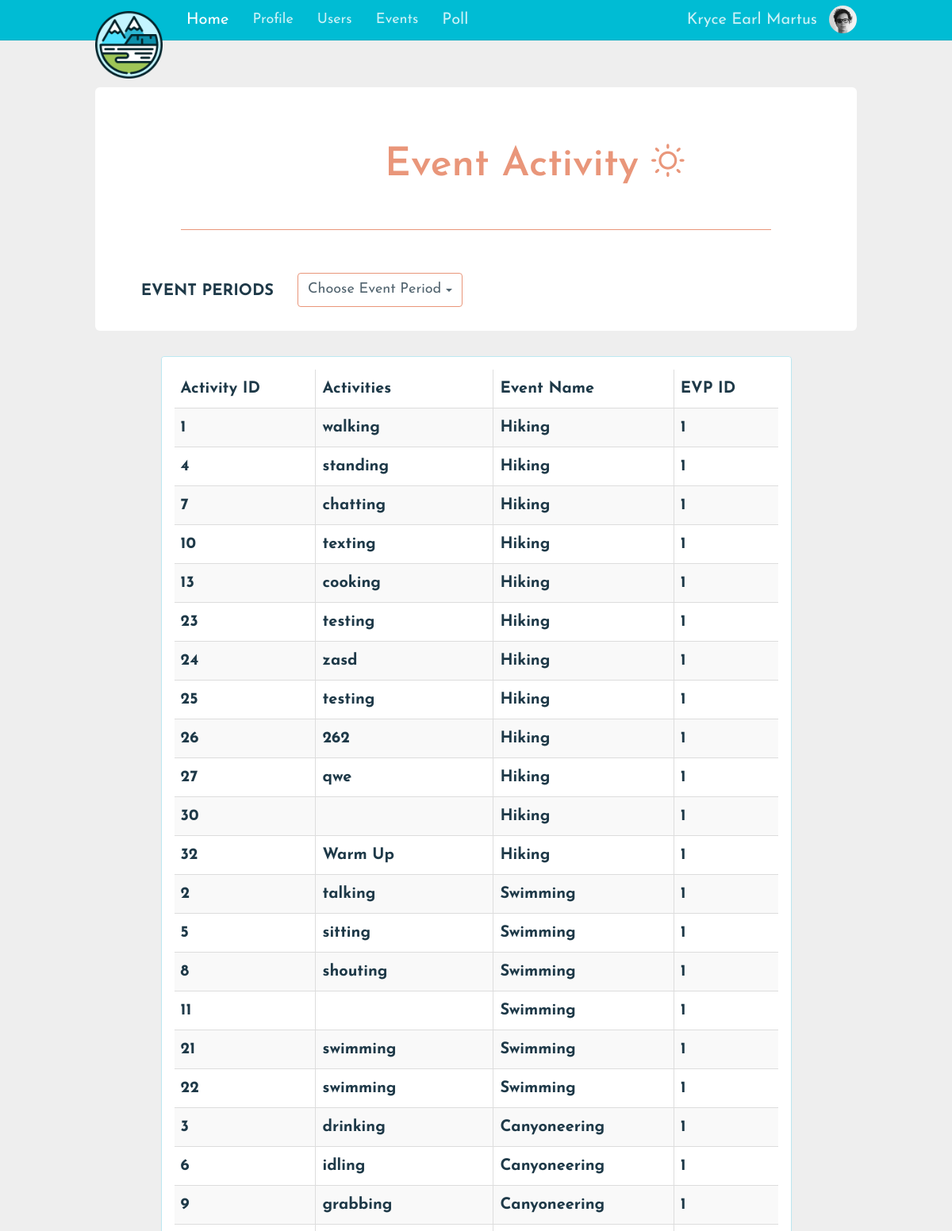
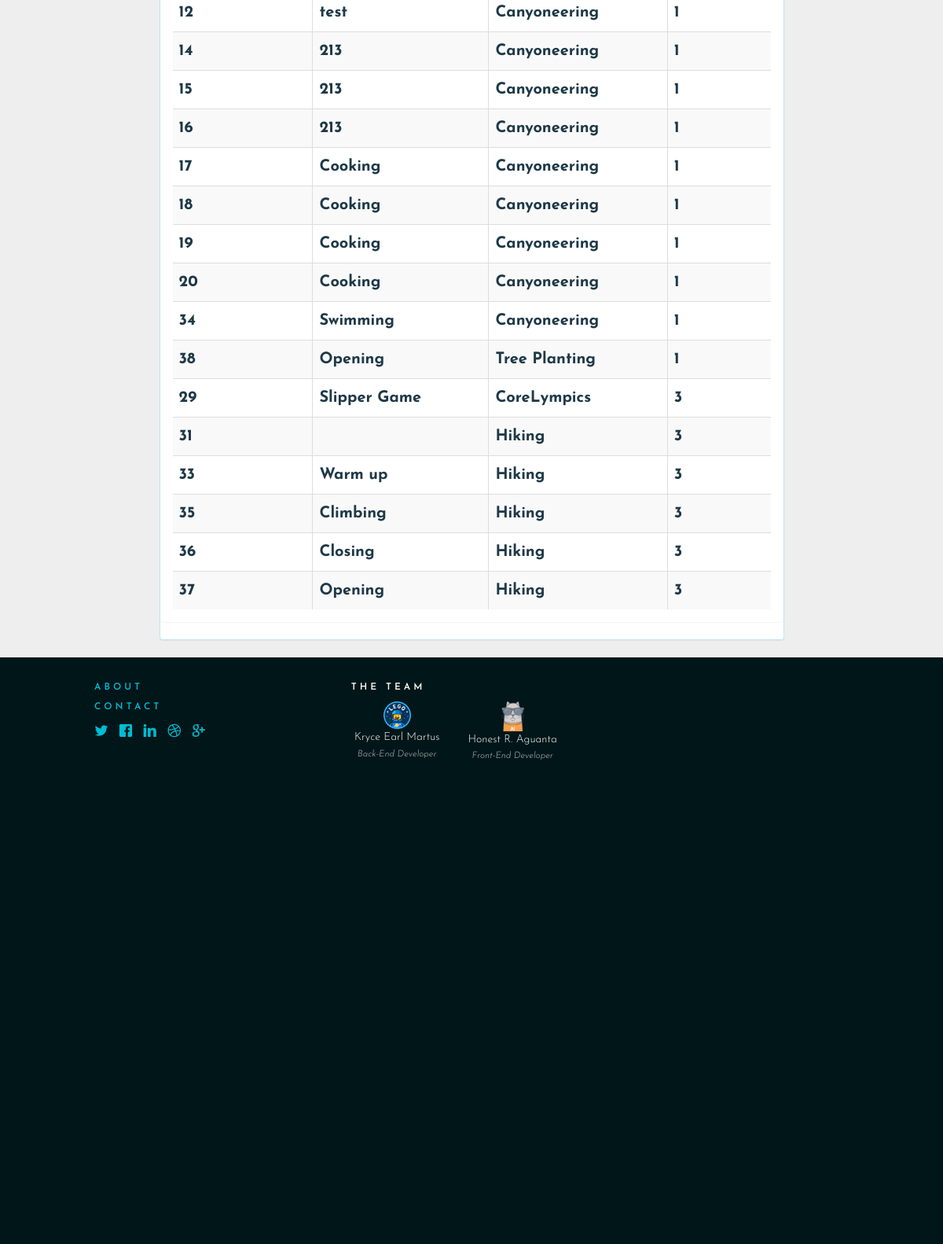
Screenshot of /Activity.php (signed in) with the database file from the repository (2 pictures, top to bottom).
### tables this page shows
CREATE TABLE `users` (
  `id` int(10) NOT NULL AUTO_INCREMENT COMMENT 'User ID',
  `user_type_id` int(10) DEFAULT NULL,
  `status_id` int(10) DEFAULT NULL,
  `first_name` varchar(255) DEFAULT NULL,
  `username` varchar(255) DEFAULT NULL,
  `password` varchar(255) DEFAULT NULL,
  `last_name` varchar(255) DEFAULT NULL,
  `middle_name` varchar(255) DEFAULT NULL,
  `profile_picture` text,
  PRIMARY KEY (`id`),
  KEY `user_type_id` (`user_type_id`),
  KEY `status_id` (`status_id`),
  CONSTRAINT `users_ibfk_1` FOREIGN KEY (`user_type_id`) REFERENCES `user_type` (`user_type_id`),
  CONSTRAINT `users_ibfk_2` FOREIGN KEY (`status_id`) REFERENCES `user_status` (`status_id`)
);

CREATE TABLE `activities` (
  `activity_id` int(10) NOT NULL AUTO_INCREMENT,
  `event_id` int(10) DEFAULT NULL,
  `name` varchar(255) DEFAULT NULL,
  PRIMARY KEY (`activity_id`),
  KEY `event_id` (`event_id`),
  CONSTRAINT `activities_ibfk_1` FOREIGN KEY (`event_id`) REFERENCES `events` (`event_id`)
);

CREATE TABLE `events` (
  `event_id` int(10) NOT NULL AUTO_INCREMENT,
  `evp_id` int(10) DEFAULT NULL,
  `name` varchar(255) DEFAULT NULL,
  `description` varchar(255) DEFAULT NULL,
  `location` text,
  `image` text,
  PRIMARY KEY (`event_id`),
  KEY `evp_id` (`evp_id`),
  CONSTRAINT `events_ibfk_1` FOREIGN KEY (`evp_id`) REFERENCES `event_voting_period` (`evp_id`)
);

### session.php (called while the page is built, shortened)
 <?php
if(!empty($_SESSION['user_id']))
{
$user_type=$_SESSION['user_type_id'];
include('class/userClass.php');
}
?>

### class/userClass.php (called while the page is built, shortened)
<?php
class userClass
{
  public function getUser($id)
  {
   try {
    $db = getDB();
    $st = $db->prepare("SELECT * FROM users WHERE id=:id");
    $st->bindParam("id", $id,PDO::PARAM_STR);
    $st->execute();
    $count=$st->rowCount();
    if($count)
    {
      $data = $st->fetch();
      return $data;
    }
    else
      return false;
  } catch (PDOException $e) {
  }
}
}
?>

### class/activityClass.php (called while the page is built, shortened)
<?php
class activityClass
{
     public function getAllActivities()
     {
          try {
               $db = getDB();
               $st = $db->prepare("SELECT DISTINCT events.`event_id` AS 'Event ID',events.`name` AS 'Event Name', activities.`activity_id` AS 'Activity ID',activities.`name` AS 'Activity Name',events.`evp_id` AS 'EVP ID'
                    FROM event_voting_period, EVENTS, activities
                    WHERE activities.`event_id`= events.`event_id` AND events.`evp_id` = event_voting_period.`evp_id`");
               $st->execute();
               $data=$st->fetchAll();
          } catch (PDOException $e) {
          }
          return $data;
     }
}
?>

### views/menubar/addActivity.php (the view, shortened to what this page needs)
<?php
require_once'views/layouts/header.php';
require_once'views/layouts/nav.php';
include('class/activityClass.php');
$activityClass = new activityClass();
$activities = $activityClass->getAllActivities();
if(!isset($_GET['evp_id']))
{
	$evpTitle="Choose Event Period";
}
?>
<div class="container p-t-lg">
	<form method="post" name="addActivityy" class="form-horizontal" role="form">
		<br>
		<h2 style="font-size: 50px; color: darksalmon; ">
			Event Activity <span class="icon icon-light-up"></span>
		</h2>
		<hr style="border-color:darksalmon;"">
		<br>
		<div class="form-group">
			<label class="col-sm-3 control-label">EVENT PERIODS</label>
			<div class="dropdown col-sm-4">
				<button class="btn btn-default dropdown-toggle" type="button" id="dropdownEvent" data-toggle="dropdown" aria-haspopup="true" aria-expanded="true" style="border-color: darksalmon;">
					<?php echo $evpTitle ?>
					<span class="caret"></span>
				</button>
			</div>
		</div>
	</form>
	<br>
	<div class="row">
		<div class="form col-sm-10 col-sm-offset-1">
			<div class="panel panel-info">
				<div class="panel panel-body">
					<table id="act" class="table table-striped table-bordered dt-responsive nowrap" cellspacing="0" width="100%">
						<?php
						if(!isset($_GET['id'])&&!isset($_GET['evp_id']))
							{ ?>
						<thead>
							<tr>
								<th>Activity ID</th>
								<th>Activities</th>
								<th>Event Name</th>
								<th>EVP ID</th>
							</tr>
						</thead>
						<tbody>
							<?php foreach($activities as $activity)
							{ ?>
							<tr>
								<th><?php echo $activity['Activity ID'];?></th>
								<th><?php echo $activity['Activity Name']; ?></th>
								<th><?php echo $activity['Event Name']; ?></th>
								<th><?php echo $activity['EVP ID']; ?></th>
							</tr>
							<?php } ?>
						</tbody>
					<?php } ?>
				</table>
			</div>
		</div>
	</div>
</div>
</div>
<?php
require_once 'views/layouts/footer.php';
?>

### Activity.php (shortened to what this page needs)
<?php
include('session.php');
if ($user_type==1) {
include('views/menubar/addActivity.php');
}
else
{
header("location: Forbidden.php");
}
 ?>

### views/layouts/header.php (shortened to what this page needs)
<!DOCTYPE html>
<html lang="en">
<head>
  <link rel="stylesheet" href="https://maxcdn.bootstrapcdn.com/font-awesome/4.6.1/css/font-awesome.min.css">
  <link rel="stylesheet" href="https://cdnjs.cloudflare.com/ajax/libs/font-awesome/4.7.0/css/
  font-awesome.min.css">
	<link href="assets/css/toolkit.css" rel="stylesheet">
  <link rel="stylesheet" href="assets/css/todolist.css">
  <link rel="stylesheet" href="sample/sample.css">
  <link rel="stylesheet" href="https://cdn.datatables.net/1.10.14/css/jquery.dataTables.min.css">
  <link href="assets/css/custom.css" rel="stylesheet">
  <link href="assets/css/application.css" rel="stylesheet">
    <link rel="stylesheet" href="assets/css/admin.css">
      <link rel="stylesheet" href="assets/css/polls.css">
  <link rel="stylesheet" href="assets/src/bootstrap-tagsinput.css">
  <link rel="stylesheet" type="text/css" href="//cdn.jsdelivr.net/bootstrap.daterangepicker/2/daterangepicker.css" />
</head>
<body class="with-top-navbar">

### views/layouts/nav.php (shortened to what this page needs)
<?php
	$uname = $userClass->getUser($session_uid);
	$nav_picture=$userClass->getUser($session_uid)["profile_picture"];
?>
<nav class="navbar navbar-inverse navbar-fixed-top app-navbar">
	<div class="container">
		<div class="navbar-header">
			<a class="navbar-brand" href="index.php">
				<img class="brand" src="assets/img/mountain1.png" alt="logo">
			</a>
		</div>
		<div class="navbar-collapse collapse" id="navbar-collapse-main">
			<ul class="nav navbar-nav hidden-xs">
				<li class="active">
					<a href="home.php">Home</a>
				</li>
				<li class="dropdown">
         		   <a class="dropbtn" href="Profile.php">Profile</a>
        		</li>
        		<?php if($user_type==1)
        		{?>
				<li class="dropdown">
         		   <a class="dropbtn" href="users.php">Users</a>
        		</li>
				<li class="dropdown">
					<a class="dropbtn" href="Events.php">Events</a>
				</li>
				<?php } ?>
				<li>
					<a href="eventPoll.php">Poll</a>
				</li>
			</ul>
			<ul class="nav navbar-nav navbar-right m-r-0 hidden-xs">
				<li >
					<a href="Profile.php"><?php echo $uname['first_name'] . " " .$uname['last_name']?></a>
				</li>
				<li>
					<button class="btn btn-default navbar-btn navbar-btn-avitar" data-toggle="popover">
						<img class="img-circle" src="assets/img/users/<?php echo $nav_picture ?>">
					</button>
				</li>
			</ul>
		</div>
	</div>
</nav>

### views/layouts/footer.php (shortened to what this page needs)
  <footer class="footer" >
    <div class="container">
      <div class="row">
          <div class="col-md-6">
            <a href="#" style="text-decoration: none;"><h5 class="title">About</h5></a>
            <a href="#" style="text-decoration: none;"><h5 class="title">Contact</h5></a>
            <a href=""><span class="icon icon-twitter"></span></a> &nbsp;
            <a href=""><span class="icon icon-facebook"></span></a> &nbsp;
            <a href=""><span class="icon icon-linkedin"></span></a> &nbsp;
            <a href=""><span class="icon icon-dribbble"></span></a> &nbsp;
            <a href=""><span class="icon icon-google-plus"></span></a>
          </div>
          <div class="col-md-6">
            <h5 class="title">the team</h5>
              <div class="row">
                <div class="col-md-3">
                  <a href="https://github.com/kemezike">
                    <img src="assets/img/team1.png" style="width: 30%;">
                  </a>
                  <p style="margin:0;">Kryce Earl Martus</p>
                  <p style="color:silver; font-size:smaller;">
                    <i>Back-End Developer</i>
                  </p>
                </div>
                <div class="col-md-3">
                  <a href="https://be-honest.github.io/portfolio/">
                    <img src="assets/img/cat.png" style="width: 25%;">
                  </a>
                  <p style="margin:0;">Honest R. Aguanta</p>
                  <p style="color:silver; font-size:smaller;">
                    <i>Front-End Developer</i>
                  </p>
                </div>
              </div>
           </div>
          <div class="col-md-6">
          </div>
    </div>
  </footer>
</body>
</html>

### assets/css/todolist.css (style rules this page uses)
body { margin: 0; min-width: 250px; }
* { box-sizing: border-box; }

### assets/css/custom.css (style rules this page uses)
html { height: 100%; }
body { font-family: 'Josefin Sans', sans-serif; font-size: 20px; }
.btn { font-size: 18px; }
a { color: #00BCD4; }
.app-navvar, .form-control:focus, { color: #000; background-color: #fff; box-shadow: none; border-color: #00BCD4; }
.navbar-inverse { background-color: #00BCD4!important; border-color: #00ACC1 !important; }
.dropbtn { background-color: #00BCD4; color: white; padding: 16px; font-size: 18px; border: none; cursor: pointer; }
.dropdown { position: relative; display: inline-block; }
hr { width: 80%; }
.footer { position: absolute; display: block; width: 100%; height: 24%; background-color: rgb(1, 22, 25); color: #fff; font-size: 14px; }
.footer .container { margin-top: 20px; }
footer .title { text-transform: uppercase; font-size: 12px; letter-spacing: 4px; }
.col-md-6 { width: 33%; }
.col-md-3 { width: 45%; text-align: center; }
.col-md-6 .icon { font-size: 18px; }

### assets/css/application.css (style rules this page uses)
.app-navbar { font-weight: 400; -webkit-font-smoothing: antialiased; }
.app-navbar .navbar-brand img { width: 85px; }
.app-navbar .navbar-collapse { max-height: inherit; }
.app-navbar .navbar-collapse:after { height: 100vh; }
@media (min-width: 768px) { .app-navbar .navbar-collapse:after { height: auto; } }

### assets/css/admin.css (style rules this page uses)
body { background-color: #eee; }
*[role="form"] { max-width: 1000px; padding: 15px; margin: 0 auto; background-color: #fff; border-radius: 0.3em; }
*[role="form"] h2 { margin-left: 7em; margin-bottom: 1em; }

### assets/css/polls.css (style rules this page uses)
body { background-color: #eee; }
*[role="form"] { max-width: 1000px; padding: 15px; margin: 0 auto; background-color: #fff; border-radius: 0.3em; }

### rows the page displays
users: first_name "Kryce Earl", last_name "Martus", profile_picture (picture)
activities: activity_id "1", name "walking", event.name "Hiking", event.evp_id "1"
activities: activity_id "4", name "standing", event.name "Hiking", event.evp_id "1"
activities: activity_id "7", name "chatting", event.name "Hiking", event.evp_id "1"
activities: activity_id "10", name "texting", event.name "Hiking", event.evp_id "1"
activities: activity_id "13", name "cooking", event.name "Hiking", event.evp_id "1"
activities: activity_id "23", name "testing", event.name "Hiking", event.evp_id "1"
activities: activity_id "24", name "zasd", event.name "Hiking", event.evp_id "1"
activities: activity_id "25", name "testing", event.name "Hiking", event.evp_id "1"
activities: activity_id "26", name "262", event.name "Hiking", event.evp_id "1"
activities: activity_id "27", name "qwe", event.name "Hiking", event.evp_id "1"
activities: activity_id "30", event.name "Hiking", event.evp_id "1"
activities: activity_id "32", name "Warm Up", event.name "Hiking", event.evp_id "1"
activities: activity_id "2", name "talking", event.name "Swimming", event.evp_id "1"
activities: activity_id "5", name "sitting", event.name "Swimming", event.evp_id "1"
activities: activity_id "8", name "shouting", event.name "Swimming", event.evp_id "1"
activities: activity_id "11", event.name "Swimming", event.evp_id "1"
activities: activity_id "21", name "swimming", event.name "Swimming", event.evp_id "1"
activities: activity_id "22", name "swimming", event.name "Swimming", event.evp_id "1"
activities: activity_id "3", name "drinking", event.name "Canyoneering", event.evp_id "1"
activities: activity_id "6", name "idling", event.name "Canyoneering", event.evp_id "1"
activities: activity_id "9", name "grabbing", event.name "Canyoneering", event.evp_id "1"
activities: activity_id "12", name "test", event.name "Canyoneering", event.evp_id "1"
activities: activity_id "14", name "213", event.name "Canyoneering", event.evp_id "1"
activities: activity_id "15", name "213", event.name "Canyoneering", event.evp_id "1"
activities: activity_id "16", name "213", event.name "Canyoneering", event.evp_id "1"
activities: activity_id "17", name "Cooking", event.name "Canyoneering", event.evp_id "1"
activities: activity_id "18", name "Cooking", event.name "Canyoneering", event.evp_id "1"
activities: activity_id "19", name "Cooking", event.name "Canyoneering", event.evp_id "1"
activities: activity_id "20", name "Cooking", event.name "Canyoneering", event.evp_id "1"
activities: activity_id "34", name "Swimming", event.name "Canyoneering", event.evp_id "1"
activities: activity_id "38", name "Opening", event.name "Tree Planting", event.evp_id "1"
activities: activity_id "29", name "Slipper Game", event.name "CoreLympics", event.evp_id "3"
activities: activity_id "31", event.name "Hiking", event.evp_id "3"
activities: activity_id "33", name "Warm up", event.name "Hiking", event.evp_id "3"
activities: activity_id "35", name "Climbing", event.name "Hiking", event.evp_id "3"
activities: activity_id "36", name "Closing", event.name "Hiking", event.evp_id "3"
activities: activity_id "37", name "Opening", event.name "Hiking", event.evp_id "3"

### other values shown
$evpTitle "Choose Event Period"
